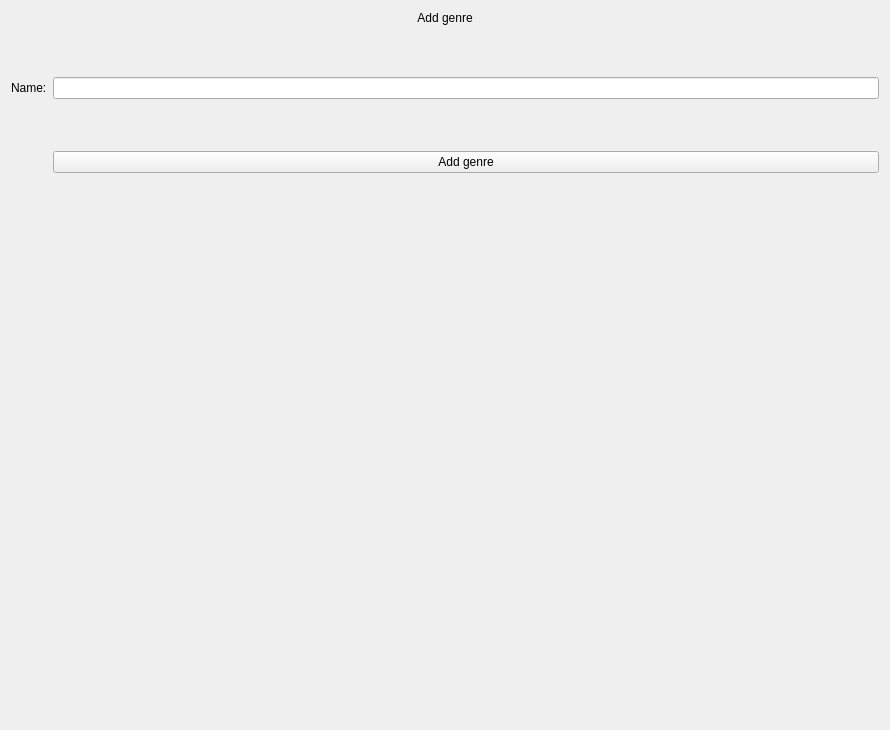
<?xml version="1.0" encoding="UTF-8"?>
<ui version="4.0">
 <class>addGenre_window</class>
 <widget class="QWidget" name="addGenre_window">
  <property name="geometry">
   <rect>
    <x>0</x>
    <y>0</y>
    <width>890</width>
    <height>730</height>
   </rect>
  </property>
  <property name="windowTitle">
   <string>Form</string>
  </property>
  <layout class="QFormLayout" name="formLayout">
   <item row="0" column="0" colspan="2">
    <widget class="QLabel" name="addGenre_label">
     <property name="text">
      <string>Add genre</string>
     </property>
     <property name="alignment">
      <set>Qt::AlignCenter</set>
     </property>
    </widget>
   </item>
   <item row="1" column="0" colspan="2">
    <spacer name="verticalSpacer">
     <property name="orientation">
      <enum>Qt::Vertical</enum>
     </property>
     <property name="sizeType">
      <enum>QSizePolicy::Preferred</enum>
     </property>
     <property name="sizeHint" stdset="0">
      <size>
       <width>20</width>
       <height>40</height>
      </size>
     </property>
    </spacer>
   </item>
   <item row="2" column="0">
    <widget class="QLabel" name="genreName_label">
     <property name="text">
      <string>Name:</string>
     </property>
    </widget>
   </item>
   <item row="2" column="1">
    <widget class="QLineEdit" name="genreName_lineEdit"/>
   </item>
   <item row="3" column="0" colspan="2">
    <spacer name="verticalSpacer_2">
     <property name="orientation">
      <enum>Qt::Vertical</enum>
     </property>
     <property name="sizeType">
      <enum>QSizePolicy::Preferred</enum>
     </property>
     <property name="sizeHint" stdset="0">
      <size>
       <width>20</width>
       <height>40</height>
      </size>
     </property>
    </spacer>
   </item>
   <item row="4" column="1">
    <widget class="QPushButton" name="addGenre_button">
     <property name="text">
      <string>Add genre</string>
     </property>
    </widget>
   </item>
  </layout>
 </widget>
 <resources/>
 <connections/>
</ui>
